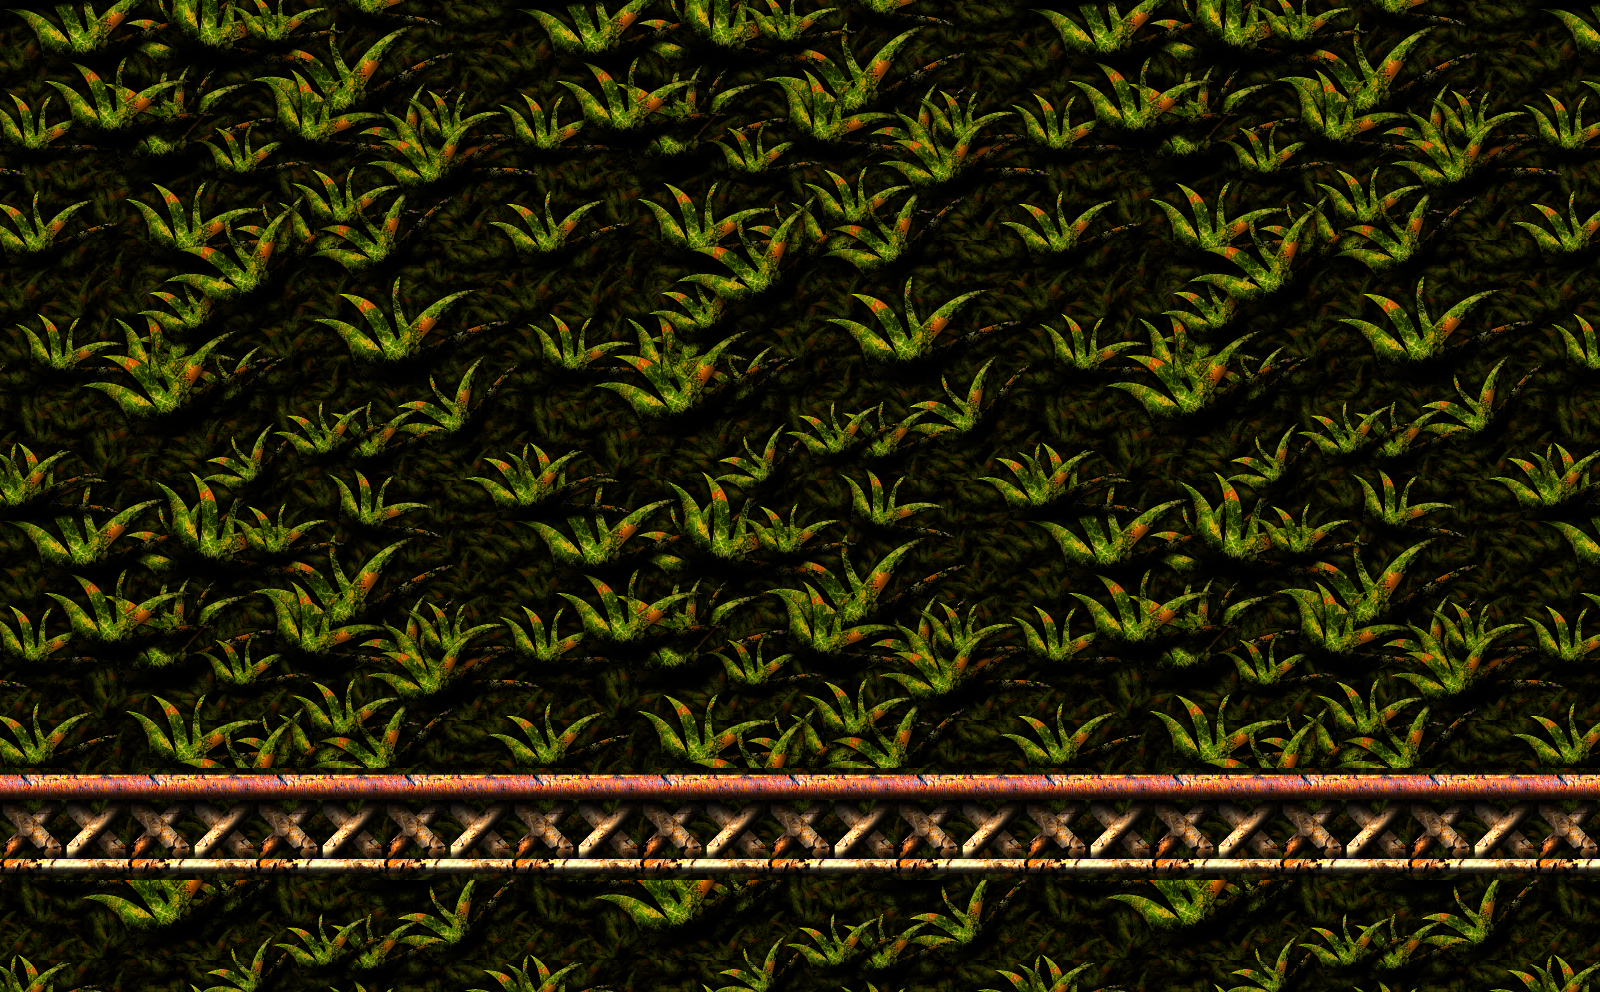

Below is a game level as drawn by its tile map, then a one-line description and the .tmx that defines it (tile-layer data replaced by summaries):
An orthogonal 100x62 tile map with 16x16 px tiles, 3 tile layers (Far BG, Near BG, ground), 3 tilesets.

<map version="1.0" orientation="orthogonal" width="100" height="62" tilewidth="16" tileheight="16">
 <tileset firstgid="1" name="Far Background" tilewidth="16" tileheight="16">
  <image source="forest/Other/Far Background.png" width="256" height="256" />
 </tileset>
 <tileset firstgid="257" name="Near Background" tilewidth="16" tileheight="16">
  <image source="forest/Other/Near Background.png" width="512" height="512" />
 </tileset>
 <tileset firstgid="1281" name="Walkway 2 E" tilewidth="16" tileheight="16">
  <properties>
   <property name="solid" value="" />
  </properties>
  <image source="forest/Walkways/Walkway 2 E.png" width="128" height="128" />
  <tile id="0">
   <properties>
    <property name="solid" value="" />
   </properties>
  </tile>
  <tile id="1">
   <properties>
    <property name="solid" value="" />
   </properties>
  </tile>
  <tile id="2">
   <properties>
    <property name="solid" value="" />
   </properties>
  </tile>
  <tile id="3">
   <properties>
    <property name="solid" value="" />
   </properties>
  </tile>
  <tile id="4">
   <properties>
    <property name="solid" value="" />
   </properties>
  </tile>
  <tile id="5">
   <properties>
    <property name="solid" value="" />
   </properties>
  </tile>
  <tile id="6">
   <properties>
    <property name="solid" value="" />
   </properties>
  </tile>
  <tile id="7">
   <properties>
    <property name="solid" value="" />
   </properties>
  </tile>
  <tile id="9">
   <properties>
    <property name="solid" value="" />
   </properties>
  </tile>
 </tileset>
 <layer name="Far BG" width="100" height="62">
  <data>[6200 cells, 6200 non-empty, 240 distinct tile ids]</data>
 </layer>
 <layer name="Near BG" width="100" height="62">
  <data>[6200 cells, 6200 non-empty, 1080 distinct tile ids]</data>
 </layer>
 <layer name="ground" width="100" height="62">
  <properties>
   <property name="solid" value="true" />
  </properties>
  <data>[6200 cells, 0 non-empty, 0 distinct tile ids]</data>
 </layer>
</map>
